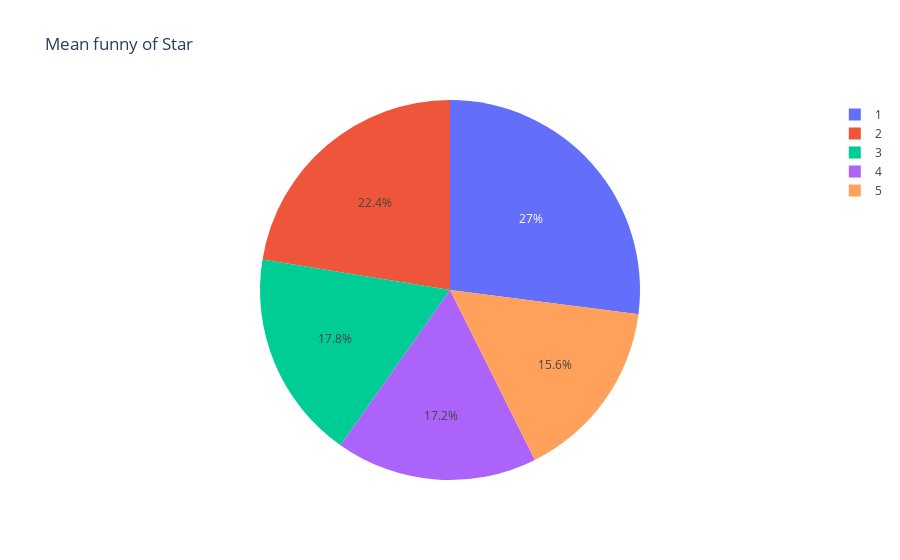

Here is the notebook cell this chart was saved with:
### Code cell
px.pie(stars_mean_funny, 
       values=stars_mean_funny.values, 
       names=['1','2','3','4','5'],
       title='Mean funny of Star'
      )

### Figure 1 — Plotly figure (JSON) as saved in the notebook; plotly's stock layout.template omitted (floating-point values rounded to 4 significant figures)
{"data": [{"domain": {"x": [0, 1], "y": [0, 1]}, "hovertemplate": "label=%{label}<br>value=%{value}<extra></extra>", "labels": ["1", "2", "3", "4", "5"], "legendgroup": "", "name": "", "showlegend": true, "type": "pie", "values": [1.056, 0.8759, 0.6947, 0.6704, 0.6086]}], "layout": {"legend": {"tracegroupgap": 0}, "title": {"text": "Mean funny of Star"}}}
